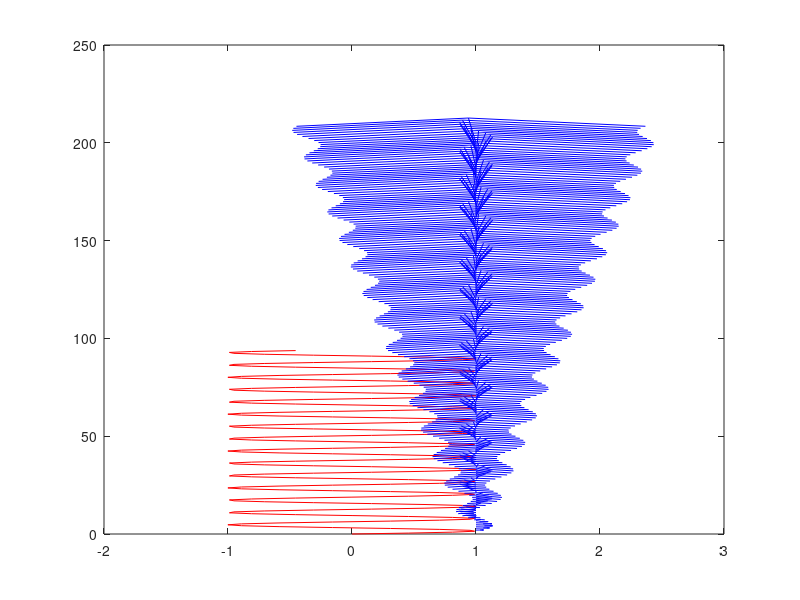

Write the MATLAB code that produced this figure.
a=0;
b=200;
N=(b-a)/0.001;
dy = 0.001;
dt = dy;
y = linspace(a, b, N);
t = linspace(0, 30*pi, N);
fx = @(y, t) sin(t);
x_stream = zeros(N, 1);
y_path = zeros(N, 1);
x_path = zeros(N, 1);
for i = 2:N
    x_stream(i) = fx(y(i-1), 3*pi/2) + dy*fx(y(i-1), 3*pi/2);
    y_path(i) = t(i);
    x_path(i) = sin(t(i-1)) + dt*sin(t(i-1));
end
% plot(x_stream, y);
% hold on
plot(x_path(1:1000:N), y_path(1:1000:N), 'r');
hold on 
quiver(x_path(1:1000:N), y_path(1:1000:N), 'b');
